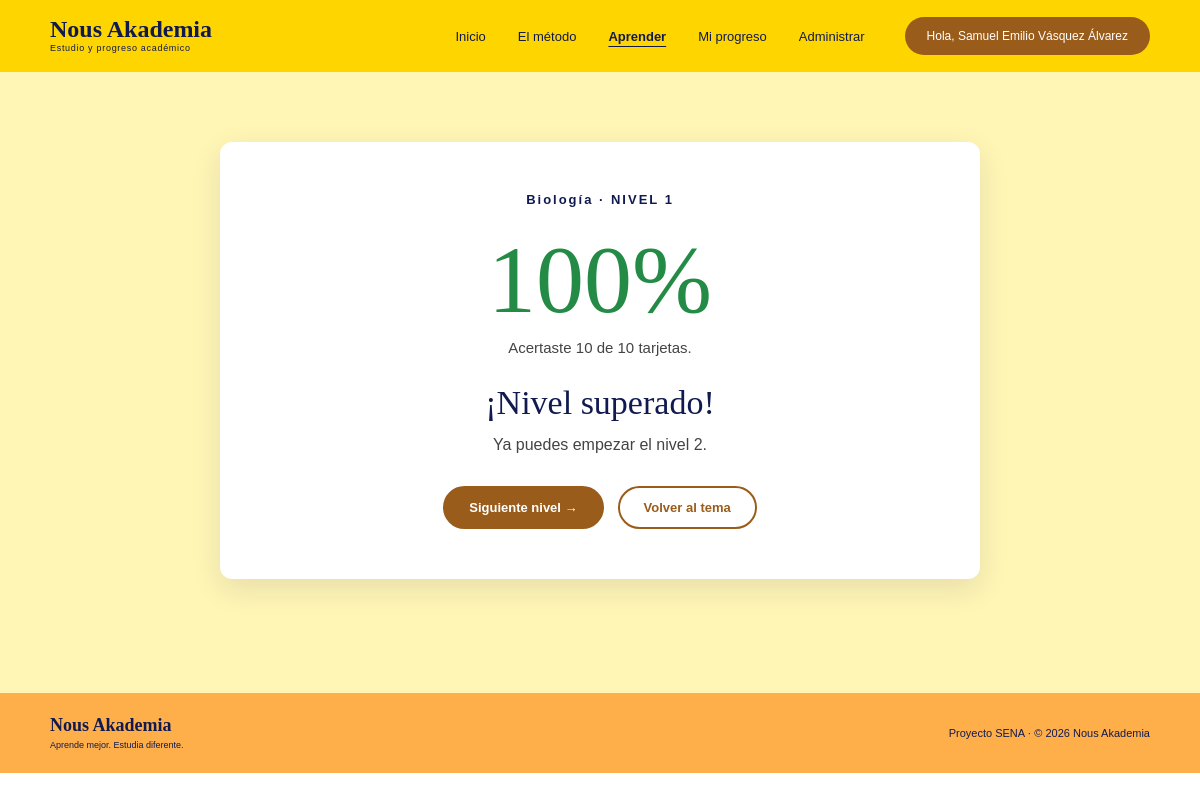
Screenshot of /ProyectoSenaFinal/Vistas/resultado.php?intento=1 (signed in) with the database file from the repository.
### tables this page shows
CREATE TABLE `intentos` (
  `id_intento` int(11) NOT NULL,
  `id_usuario` int(11) NOT NULL,
  `id_nivel` int(11) NOT NULL,
  `aciertos` smallint(5) UNSIGNED NOT NULL,
  `total` smallint(5) UNSIGNED NOT NULL,
  `porcentaje` decimal(5,2) NOT NULL,
  `aprobado` tinyint(1) NOT NULL DEFAULT 0,
  `fecha` datetime NOT NULL DEFAULT current_timestamp()
);

CREATE TABLE `temas` (
  `id_tema` int(11) NOT NULL,
  `nombre` varchar(100) NOT NULL,
  `descripcion` varchar(500) NOT NULL DEFAULT '',
  `fecha_creacion` datetime NOT NULL DEFAULT current_timestamp()
);

CREATE TABLE `niveles` (
  `id_nivel` int(11) NOT NULL,
  `id_tema` int(11) NOT NULL,
  `numero` tinyint(3) UNSIGNED NOT NULL,
  `nombre` varchar(100) NOT NULL,
  `descripcion` varchar(255) NOT NULL DEFAULT ''
);

### ProyectoSenaFinal/Config/sesion.php (called while the page is built, shortened)
<?php
function requerirSesion()
{
    return intval($_SESSION["id_usuario"]);
}
?>

### ProyectoSenaFinal/Datos/Intento/IntentoDAO.php (called while the page is built, shortened)
<?php
require_once __DIR__ . "/../../Config/conexionBDD.php";
class IntentoDAO
{
    private $conexion;
    public function __construct()
    {
        global $conexion;
        $this->conexion = $conexion;
    }
    public function obtenerIntento($idIntento, $idUsuario)
    {
        $sql = "SELECT
                    i.id_intento,
                    i.id_nivel,
                    i.aciertos,
                    i.total,
                    i.porcentaje,
                    i.aprobado,
                    n.numero,
                    n.nombre AS nivel_nombre,
                    n.id_tema,
                    t.nombre AS tema_nombre
                FROM intentos i
                INNER JOIN niveles n
                    ON n.id_nivel = i.id_nivel
                INNER JOIN temas t
                    ON t.id_tema = n.id_tema
                WHERE i.id_intento = ?
                AND i.id_usuario = ?
                LIMIT 1";
        $stmt = $this->conexion->prepare($sql);
        $stmt->bind_param("ii", $idIntento, $idUsuario);
        $stmt->execute();
        $resultado = $stmt->get_result();
        $intento = null;
        if ($resultado->num_rows === 1) {
            $intento = $resultado->fetch_assoc();
        }
        return $intento;
    }
}
?>

### ProyectoSenaFinal/Datos/Nivel/NivelDAO.php (called while the page is built, shortened)
<?php
require_once __DIR__ . "/../../Config/conexionBDD.php";
class NivelDAO
{
    private $conexion;
    public function __construct()
    {
        global $conexion;
        $this->conexion = $conexion;
    }
    public function listarNivelesConEstado($idUsuario, $idTema)
    {
        $sql = "SELECT
                    n.id_nivel,
                    n.numero,
                    n.nombre,
                    n.descripcion,
                    (SELECT COUNT(*)
                     FROM flashcards f
                     WHERE f.id_nivel = n.id_nivel)
                    AS total_flashcards,
                    (SELECT COALESCE(MAX(i.porcentaje), 0)
                     FROM intentos i
                     WHERE i.id_nivel = n.id_nivel
                     AND i.id_usuario = ?)
                    AS mejor_porcentaje,
                    (SELECT COUNT(*)
                     FROM intentos i
                     WHERE i.id_nivel = n.id_nivel
                     AND i.id_usuario = ?)
                    AS total_intentos,
                    (SELECT COUNT(*)
                     FROM intentos i
                     WHERE i.id_nivel = n.id_nivel
                     AND i.id_usuario = ?
                     AND i.aprobado = 1)
                    AS veces_aprobado
                FROM niveles n
                WHERE n.id_tema = ?
                ORDER BY n.numero ASC";
        $stmt = $this->conexion->prepare($sql);
        $niveles = [];
        $stmt->bind_param(
            "iiii",
            $idUsuario,
            $idUsuario,
            $idUsuario,
            $idTema
        );
        $stmt->execute();
        $resultado = $stmt->get_result();
        $anteriorAprobado = true;
        while ($fila = $resultado->fetch_assoc()) {
            $fila["total_flashcards"] =
                intval($fila["total_flashcards"]);
            $fila["mejor_porcentaje"] =
                floatval($fila["mejor_porcentaje"]);
            $fila["total_intentos"] =
                intval($fila["total_intentos"]);
            if (intval($fila["veces_aprobado"]) > 0) {
                $fila["estado"] = "aprobado";
                $anteriorAprobado = true;
            } elseif (
                $fila["total_flashcards"]
                < MINIMO_FLASHCARDS_NIVEL
            ) {
                $fila["estado"] = "construccion";
                $anteriorAprobado = false;
            } elseif ($anteriorAprobado) {
                $fila["estado"] = "disponible";
                $anteriorAprobado = false;
            } else {
                $fila["estado"] = "bloqueado";
            }
            $niveles[] = $fila;
        }
        return $niveles;
    }
}
?>

### ProyectoSenaFinal/Vistas/resultado.php (the view, shortened to what this page needs)
<?php
require_once __DIR__ . "/../Config/sesion.php";
require_once __DIR__ . "/../Datos/Nivel/NivelDAO.php";
require_once __DIR__ . "/../Datos/Intento/IntentoDAO.php";
$idUsuario = requerirSesion();
$idIntento = intval($_GET["intento"] ?? 0);
$intentoDAO = new IntentoDAO();
$intento = $intentoDAO->obtenerIntento($idIntento, $idUsuario);
$idTema = intval($intento["id_tema"]);
$aprobado = intval($intento["aprobado"]) === 1;
$nivelDAO = new NivelDAO();
$siguiente = null;
$temaCompleto = true;
foreach (
    $nivelDAO->listarNivelesConEstado($idUsuario, $idTema)
    as $n
) {
    if ($n["estado"] !== "aprobado") {
        $temaCompleto = false;
    }
    if ($n["estado"] === "disponible" && $siguiente === null) {
        $siguiente = $n;
    }
}
require __DIR__ . "/componentes/cabecera.php";
?>
<main class="pagina">
<div class="contenedor contenedor-estrecho">
    <section class="tarjeta resultado-card">
        <span class="section-label">
            <?= htmlspecialchars($intento["tema_nombre"]) ?>
            · NIVEL <?= intval($intento["numero"]) ?>
        </span>
        <div class="resultado-porcentaje <?= $aprobado ? "ok" : "no" ?>">
            <?= round($intento["porcentaje"]) ?>%
        </div>
        <p class="resultado-detalle">
            Acertaste <?= intval($intento["aciertos"]) ?>
            de <?= intval($intento["total"]) ?> tarjetas.
        </p>
        <?php if ($aprobado): ?>
            <h2>
                <?= ($temaCompleto && $siguiente === null)
                    ? "¡Dominaste este tema!"
                    : "¡Nivel superado!" ?>
            </h2>
            <p>
                <?php if ($siguiente !== null): ?>
                    Ya puedes empezar el nivel
                    <?= intval($siguiente["numero"]) ?>.
                <?php elseif ($temaCompleto): ?>
                    Has superado todos los niveles disponibles.
                <?php else: ?>
                    Cuando se publique el siguiente nivel podrás continuar.
                <?php endif; ?>
            </p>
        <?php endif; ?>
        <div class="resultado-acciones">
            <?php if ($aprobado && $siguiente !== null): ?>
                <a href="practica.php?nivel=<?= intval($siguiente["id_nivel"]) ?>"
                   class="btn">
                    Siguiente nivel →
                </a>
            <?php endif; ?>
            <a href="tema.php?id=<?= $idTema ?>"
               class="btn btn-claro">
                Volver al tema
            </a>
        </div>
    </section>
</div>
</main>
<?php require __DIR__ . "/componentes/pie.php"; ?>

### ProyectoSenaFinal/CSS/estilos.css (style rules this page uses)
* { box-sizing: border-box; margin: 0; padding: 0; }
html { scroll-behavior: smooth; }
body { font-family: Arial, Helvetica, sans-serif; color: #111a50; background: #ffffff; }
a { text-decoration: none; }
.section-label { display: block; color: #111a50; font-size: 13px; font-weight: bold; letter-spacing: 2px; margin-bottom: 25px; }

### ProyectoSenaFinal/CSS/maestria.css (style rules this page uses)
:root { --amarillo: #ffd500; --naranja: #ff9f0b; --naranja-claro: #feaf4a; --crema: #fff5b5; --cafe: #9a5c1a; --azul: #111a50; --texto: #222222; --borde: #e5e0d8; --verde: #238b45; --rojo: #b3261e; --sombra: 0 10px 30px rgba(17, 26, 80, .10); }
.pagina { background: var(--crema); min-height: 70vh; padding: 70px 50px 90px; }
.contenedor { max-width: 1100px; margin: 0 auto; }
.contenedor-estrecho { max-width: 760px; }
.tarjeta { background: #ffffff; border-radius: 12px; padding: 30px; box-shadow: var(--sombra); margin-bottom: 24px; }
.tarjeta p { color: #444; line-height: 1.6; }
.btn { display: inline-block; border: 2px solid var(--cafe); background: var(--cafe); color: #ffffff; padding: 12px 24px; border-radius: 30px; font-family: Arial, Helvetica, sans-serif; font-size: 13px; font-weight: bold; cursor: pointer; transition: .2s; }
.btn-claro { background: transparent; color: var(--cafe); }
.resultado-card, .resultado-previo { text-align: center; padding: 50px 40px; }
.resultado-porcentaje { font-family: Georgia, "Times New Roman", serif; font-size: 96px; line-height: 1; margin: 18px 0 8px; color: var(--azul); }
.resultado-porcentaje.ok { color: var(--verde); }
.resultado-detalle { font-size: 15px; margin-bottom: 24px; }
.resultado-card h2 { font-family: Georgia, "Times New Roman", serif; font-size: 34px; font-weight: 400; color: var(--azul); margin-bottom: 10px; }
.resultado-acciones { display: flex; flex-wrap: wrap; justify-content: center; gap: 14px; margin-top: 28px; }

### rows the page displays
intentos: temas.nombre "Biología", id_nivel.numero "1", porcentaje "100", aciertos "10", total "10"
niveles: numero "2"

### other values shown
$_SESSION["nombre"] "Samuel Emilio Vásquez Álvarez"
